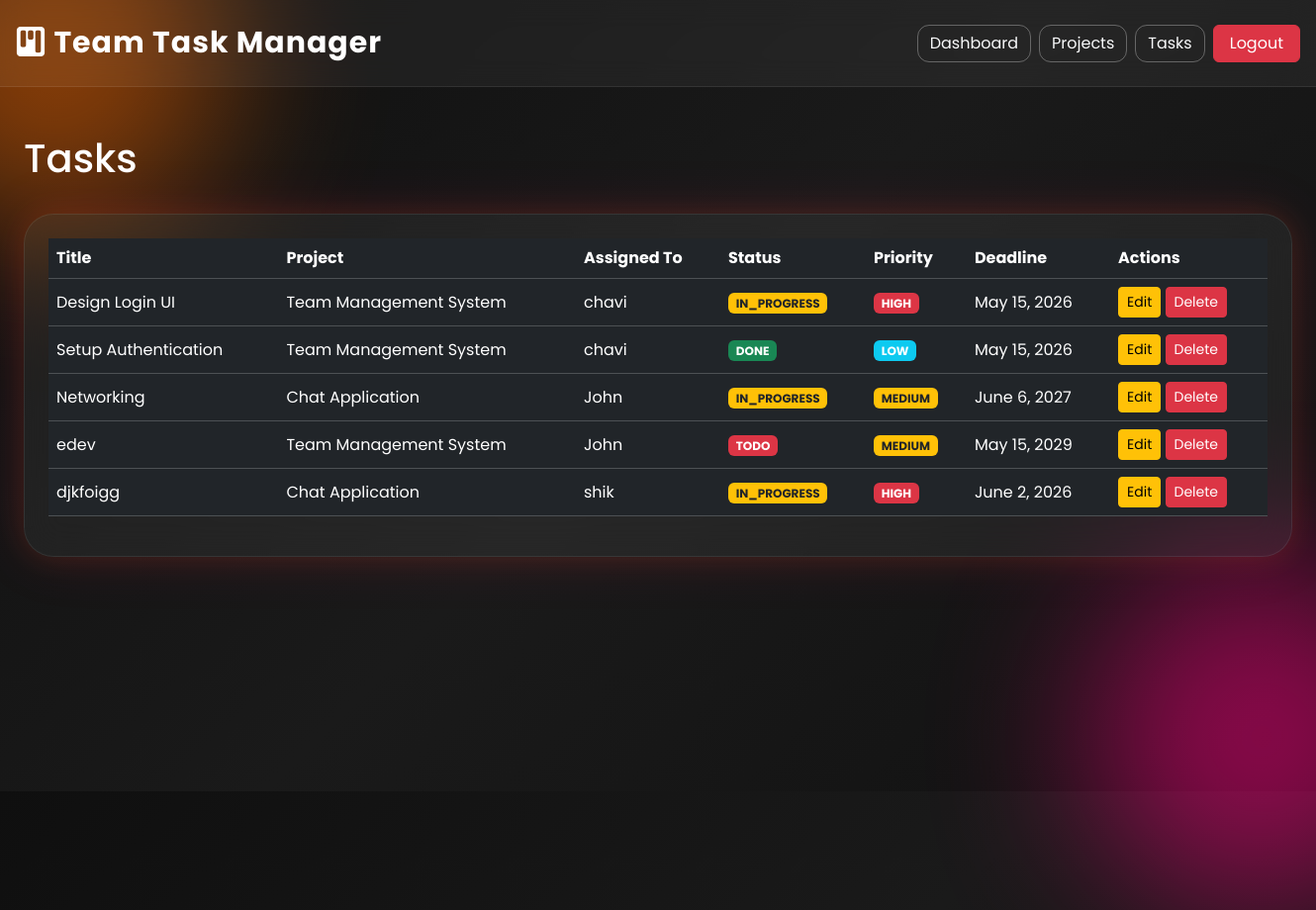
Before: /tasks/ (signed in) with the older database file.
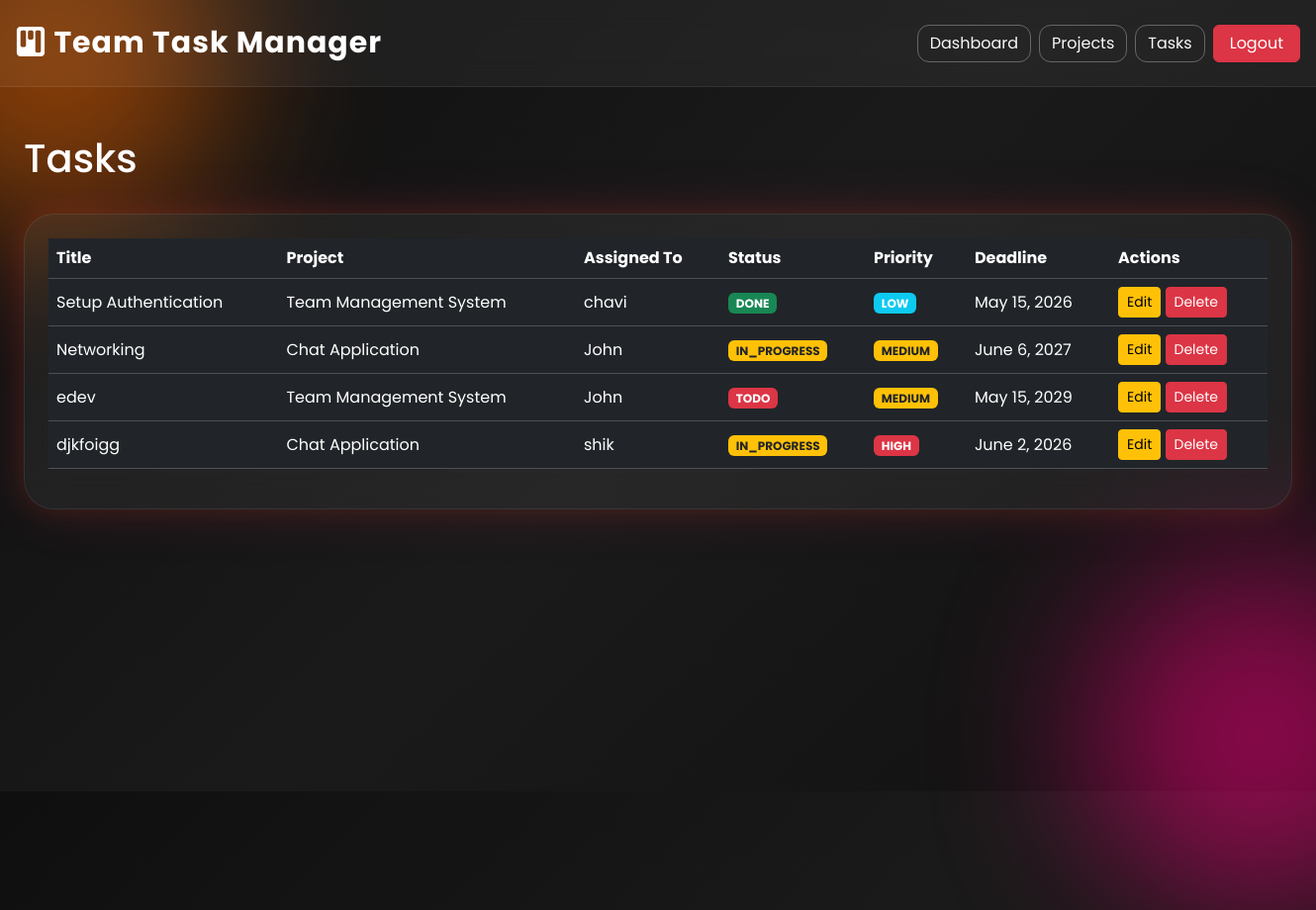
After: the same page with the newer database file.
### tasks/models.py (models this page shows, shortened)
class Task(models.Model):
    STATUS_CHOICES = (
        ('TODO', 'Todo'),
        ('IN_PROGRESS', 'In Progress'),
        ('DONE', 'Done'),
    )
    PRIORITY_CHOICES = (
        ('LOW', 'Low'),
        ('MEDIUM', 'Medium'),
        ('HIGH', 'High'),
    )
    title = models.CharField(max_length=200)
    description = models.TextField()
    project = models.ForeignKey(
        Project,
        on_delete=models.CASCADE,
        related_name='tasks'
    )
    assigned_to = models.ForeignKey(
        settings.AUTH_USER_MODEL,
        on_delete=models.CASCADE,
        related_name='tasks'
    )
    deadline = models.DateField()
    status = models.CharField(
        max_length=20,
        choices=STATUS_CHOICES,
        default='TODO'
    )
    priority = models.CharField(
        max_length=20,
        choices=PRIORITY_CHOICES,
        default='MEDIUM'
    )
    created_at = models.DateTimeField(auto_now_add=True)

### projects/models.py (models this page shows)
class Project(models.Model):
    name = models.CharField(max_length=200)
    description = models.TextField()
    created_by = models.ForeignKey(
        settings.AUTH_USER_MODEL,
        on_delete=models.CASCADE,
        related_name='created_projects'
    )
    members = models.ManyToManyField(
        settings.AUTH_USER_MODEL,
        related_name='projects'
    )
    created_at = models.DateTimeField(auto_now_add=True)
    def __str__(self):
        return self.name

### users/models.py (models this page shows)
class User(AbstractUser):
    ROLE_CHOICES = (
        ('ADMIN', 'Admin'),
        ('MEMBER', 'Member'),
    )
    role = models.CharField(
        max_length=10,
        choices=ROLE_CHOICES,
        default='MEMBER'
    )
    def __str__(self):
        return self.username

### tasks/views.py (the view)
# urls.py: path('tasks/', task_list, name='task_list'),
@login_required
def task_list(request):
    tasks = Task.objects.all()
    return render(
        request,
        'tasks/task_list.html',
        {'tasks': tasks}
    )

### templates/tasks/task_list.html (shortened to what this page needs)
{% extends 'base.html' %}
{% block content %}
<div class="d-flex justify-content-between align-items-center mb-4">
    <h1 class="text-white">
        Tasks
    </h1>
</div>
<div class="glass-card p-4">
    <div class ="table-responsive">
    <table class="table table-dark table-hover align-middle">
        <thead>
            <tr>
                <th>Title</th>
                <th>Project</th>
                <th>Assigned To</th>
                <th>Status</th>
                <th>Priority</th>
                <th>Deadline</th>
                <th>Actions</th>
            </tr>
        </thead>
        <tbody>
            {% for task in tasks %}
            <tr>
                <td>{{ task.title }}</td>
                <td>{{ task.project }}</td>
                <td>{{ task.assigned_to }}</td>
                <td>
    {% if task.status == 'DONE' %}
        <span class="badge bg-success">
            {{ task.status }}
        </span>
    {% elif task.status == 'IN_PROGRESS' %}
        <span class="badge bg-warning text-dark">
            {{ task.status }}
        </span>
    {% else %}
        <span class="badge bg-danger">
            {{ task.status }}
        </span>
    {% endif %}
</td>
<td>
    {% if task.priority == 'HIGH' %}
        <span class="badge bg-danger">
            {{ task.priority }}
        </span>
    {% elif task.priority == 'MEDIUM' %}
        <span class="badge bg-warning text-dark">
            {{ task.priority }}
        </span>
    {% else %}
        <span class="badge bg-info">
            {{ task.priority }}
        </span>
    {% endif %}
</td>
                <td>{{ task.deadline }}</td>
                <td>
    <a href="/tasks/edit/{{ task.id }}/"
    class="btn btn-sm btn-warning">
        Edit
    </a>
    <a href="/tasks/delete/{{ task.id }}/"
    class="btn btn-sm btn-danger">
        Delete
    </a>
</td>
            </tr>
            {% endfor %}
        </tbody>
    </table>
</div>
</div>
{% endblock %}

### templates/base.html (shortened to what this page needs)
<!DOCTYPE html>
<html lang="en">
<head>
    <link href="https://cdn.jsdelivr.net/npm/bootstrap@5.3.3/dist/css/bootstrap.min.css"
          rel="stylesheet">
    <link rel="stylesheet"
          href="https://cdn.jsdelivr.net/npm/bootstrap-icons@1.11.3/font/bootstrap-icons.min.css">
</head>
<body>
    <div class="circle circle1"></div>
    <div class="circle circle2"></div>
    <nav class="navbar navbar-dark navbar-expand-lg py-3">
        <div class="container-fluid px-3">
            <a class="navbar-brand"
               href="/dashboard/">
                <i class="bi bi-kanban-fill"></i>
                Team Task Manager
            </a>
            <div class="collapse navbar-collapse mt-3 mt-lg-0"
                 id="navbarNav">
                <ul class="navbar-nav ms-auto align-items-lg-center gap-2">
                    <li class="nav-item">
                        <a href="/dashboard/"
                           class="btn btn-outline-light w-100">
                            Dashboard
                        </a>
                    </li>
                    <li class="nav-item">
                        <a href="/projects/"
                           class="btn btn-outline-light w-100">
                            Projects
                        </a>
                    </li>
                    <li class="nav-item">
                        <a href="/tasks/"
                           class="btn btn-outline-light w-100">
                            Tasks
                        </a>
                    </li>
                    {% if user.is_authenticated %}
                    <li class="nav-item">
                        <a class="btn btn-danger px-3 w-100"
                           href="{% url 'logout' %}">
                            Logout
                        </a>
                    </li>
                    {% endif %}
                </ul>
            </div>
        </div>
    </nav>
    <div class="container-fluid px-3 px-md-4 py-5">
        {% block content %}
        {% endblock %}
    </div>
</body>
</html>

### templates/base.html (style rules this page uses)
* { margin:0; padding:0; box-sizing:border-box; }
body { font-family:'Poppins',sans-serif; min-height:100vh; overflow-x:hidden; background: linear-gradient( 135deg, #0f0f0f, #1a1a1a, #111111); position:relative; }
.circle { position:absolute; border-radius:50%; filter:blur(80px); opacity:0.5; z-index:-1; }
.circle1 { width:350px; height:350px; background:#ff6b00; top:-120px; left:-120px; }
.circle2 { width:350px; height:350px; background:#ff0080; bottom:-120px; right:-120px; }
.navbar { background:rgba(255,255,255,0.05); backdrop-filter:blur(14px); border-bottom:1px solid rgba(255,255,255,0.08); }
.navbar-brand { font-size:30px; font-weight:700; color:white !important; letter-spacing:1px; }
.glass-card { background:rgba(255,255,255,0.06); border:1px solid rgba(255,255,255,0.08); backdrop-filter:blur(18px); border-radius:30px; box-shadow: 0 0 30px rgba(255,107,0,0.15), 0 0 60px rgba(255,0,128,0.12); color:white; transition:0.4s; }
table { width:100%; }
.btn-outline-light { border-radius:12px; border:1px solid rgba(255,255,255,0.3); }

Changed rows visible on the page:
removed Task: title "Design Login UI", project "Team Management System", assigned_to "chavi", status "IN_PROGRESS", priority "HIGH", deadline "May 15, 2026"
